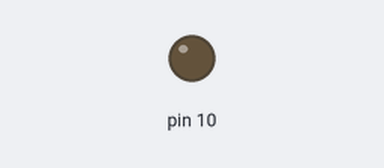
Recording of a sketch running on a simulated Arduino Uno, built with avr-gcc and run on an emulated ATmega328P. Parts: output pins drawn as LEDs (lit = HIGH). What the sketch prints to the serial monitor is not drawn.

Above: at 0.1 s.
Timing chart, 0 to 3.1 s (numbered marks = the images above):
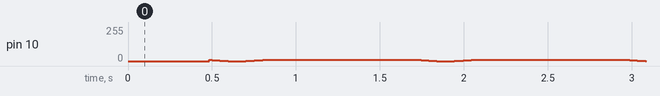

The sketch:

communication_project.ino
```cpp
int fm = 1000;         //frequency of the signal
float Fs = 500.0;  //sampling frequency
int sig[500];       //to store signal
float t;


void setup() {
  Serial.begin(19200);
  pinMode(10, OUTPUT);
  for (int i = 0; i < 500; i++)
  {
    t = (float) i / Fs;                                       //creating time isntance to find the 500 samples
    sig[i] = (int)(127 * (sin(2 * 3.14 *fm * t) + 1)); //calculating the sin value at each time instance
  }
}

void loop() {
  for (int i = 0; i < 500; i++) {
    analogWrite(10, sig[i]);
    delay(2);       //time interval
    Serial.println(i);
  }
}
```

Measured:
- by itself, pin 10: repeats every 1.2 s: 7/255 0.01 s, 6/255 0.01 s, 5/255 0.01 s, 4/255 0.01 s, 3/255 0.01 s, 2/255 0.02 s, 1/255 0.02 s, 0/255 0.10 s, 1/255 0.02 s, 2/255 0.02 s, 3/255 0.02 s, 4/255 0.01 s, 5/255 0.02 s, 7/255 0.02 s, 9/255 0.94 s
